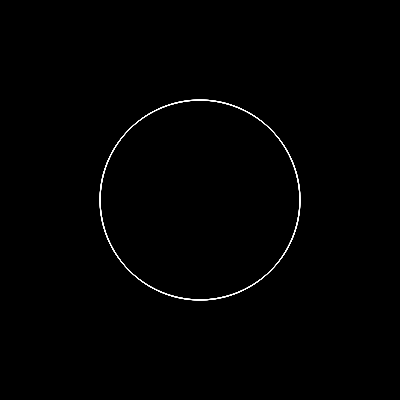
Frame 1 (no input)
Frame 60 (no input): identical to frame 1, image omitted
Frame 120 (the mouse pressed at the canvas centre since frame 60): identical to frame 1, image omitted

The p5.js sketch that drew this single still picture (run headless with seeded random() and noise() and a simulated clock; from frame 60 on, the mouse is pressed at the canvas centre):

// p5.js sketch
// ── sketch.js
function setup() {
	createCanvas(400, 400);
}

function draw() {
    background(0);
    let offset = 0;
    translate(width / 2, height / 2);
    beginShape();
    for (let x = 0; x < TAU * 8; x += 0.1) {
        let xr = 100 + map(sin(offset), -1, 1, 10, 20);
        let r = 100;
        let c = r * cos(x);
        let d = r * sin(x);
        stroke(255);
        noFill();
        vertex(c, d);
        
    }
        offset += 2;
    endShape();
}
